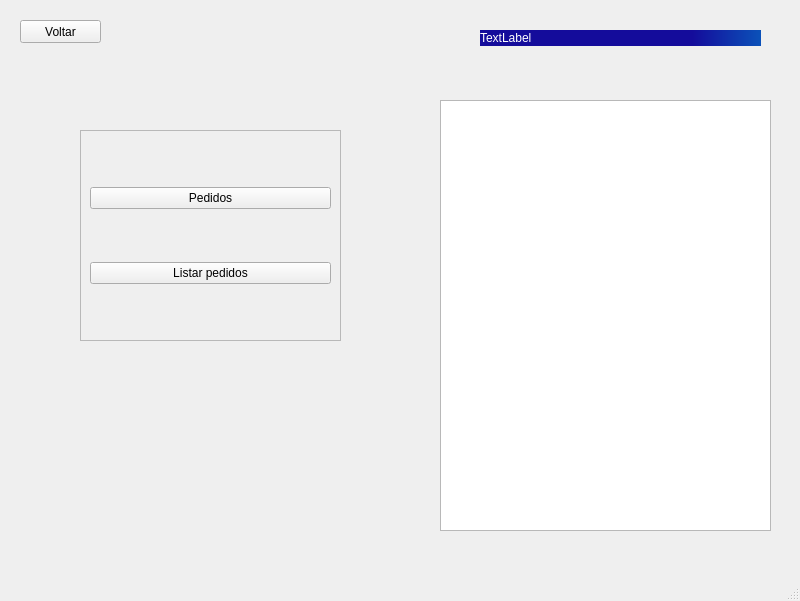
<?xml version="1.0" encoding="UTF-8"?>
<ui version="4.0">
 <class>MainWindow</class>
 <widget class="QMainWindow" name="MainWindow">
  <property name="geometry">
   <rect>
    <x>0</x>
    <y>0</y>
    <width>800</width>
    <height>601</height>
   </rect>
  </property>
  <property name="windowTitle">
   <string>MainWindow</string>
  </property>
  <widget class="QWidget" name="centralwidget">
   <widget class="QTableWidget" name="tableWidget_2">
    <property name="geometry">
     <rect>
      <x>440</x>
      <y>100</y>
      <width>331</width>
      <height>431</height>
     </rect>
    </property>
   </widget>
   <widget class="QLabel" name="label_2">
    <property name="geometry">
     <rect>
      <x>480</x>
      <y>30</y>
      <width>281</width>
      <height>16</height>
     </rect>
    </property>
    <property name="styleSheet">
     <string notr="true">background-color: qlineargradient(spread:repeat, x1:0, y1:0, x2:1, y2:0, stop:0.755682 rgba(20, 12, 155, 255), stop:1 rgba(11, 82, 185, 255));
color: rgb(255, 255, 255);</string>
    </property>
    <property name="text">
     <string>TextLabel</string>
    </property>
   </widget>
   <widget class="QFrame" name="frame">
    <property name="geometry">
     <rect>
      <x>80</x>
      <y>130</y>
      <width>261</width>
      <height>211</height>
     </rect>
    </property>
    <property name="frameShape">
     <enum>QFrame::StyledPanel</enum>
    </property>
    <property name="frameShadow">
     <enum>QFrame::Raised</enum>
    </property>
    <layout class="QVBoxLayout" name="verticalLayout">
     <item>
      <widget class="QPushButton" name="pushButton_4">
       <property name="styleSheet">
        <string notr="true">font: 12pt &quot;Arial&quot;;</string>
       </property>
       <property name="text">
        <string>Pedidos</string>
       </property>
      </widget>
     </item>
     <item>
      <widget class="QPushButton" name="pushButton_5">
       <property name="styleSheet">
        <string notr="true">font: 12pt &quot;Arial&quot;;</string>
       </property>
       <property name="text">
        <string>Listar pedidos</string>
       </property>
      </widget>
     </item>
    </layout>
   </widget>
   <widget class="QLabel" name="label_5">
    <property name="geometry">
     <rect>
      <x>20</x>
      <y>410</y>
      <width>201</width>
      <height>151</height>
     </rect>
    </property>
    <property name="text">
     <string/>
    </property>
    <property name="pixmap">
     <pixmap>../Imagens/Logo CELULAR CITY.png</pixmap>
    </property>
    <property name="scaledContents">
     <bool>true</bool>
    </property>
   </widget>
   <widget class="QPushButton" name="pushButton_6">
    <property name="geometry">
     <rect>
      <x>20</x>
      <y>20</y>
      <width>81</width>
      <height>23</height>
     </rect>
    </property>
    <property name="styleSheet">
     <string notr="true">font: 12pt &quot;Arial&quot;;</string>
    </property>
    <property name="text">
     <string>Voltar</string>
    </property>
   </widget>
  </widget>
  <widget class="QMenuBar" name="menubar">
   <property name="geometry">
    <rect>
     <x>0</x>
     <y>0</y>
     <width>800</width>
     <height>21</height>
    </rect>
   </property>
  </widget>
  <widget class="QStatusBar" name="statusbar"/>
 </widget>
 <resources/>
 <connections/>
</ui>
